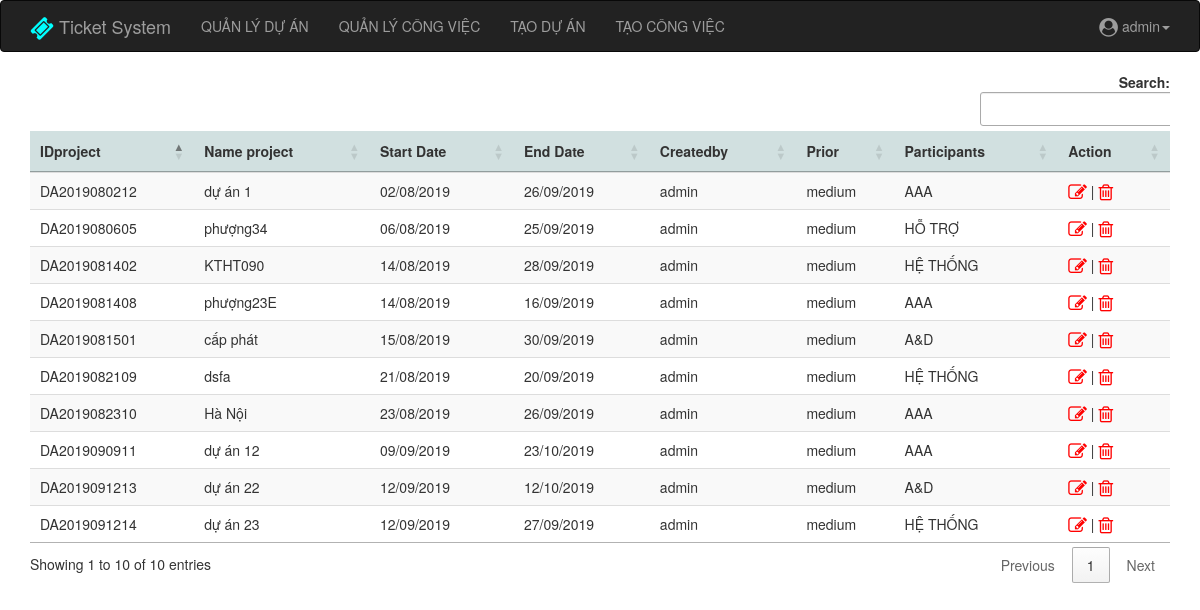
/project_list/ (signed in), run on the app's committed database.
### project/models.py (models this page shows, shortened)
class Project(models.Model):
    IDproject = models.CharField(max_length=100, unique=True)
    name = models.CharField(max_length=200)
    startDate = models.DateTimeField(auto_now=False, auto_now_add=False)
    endDate = models.DateTimeField(auto_now=False, auto_now_add=False)
    createdby = models.ForeignKey(User, on_delete=models.CASCADE, related_name='createdby')
    description = models.TextField(blank=True)
    prior = models.CharField(max_length=50, choices=prior_choices, default='medium')
    participants = models.ForeignKey(Group,on_delete=models.CASCADE,
                                     related_name='participants',null=True, blank=True)

### project/views.py (the view)
# urls.py: path('project_list/',views.project_list,name="project_list"),
@login_required(login_url='/login/')
def project_list(request):
    if request.user.is_authenticated:
        user = request.user
        if user.is_superuser:
            pros = Project.objects.all()
            return render(request, 'home.htm', {'pros': pros})
        else:
            team = list(User.objects.filter(username=user).values_list('groups__name',flat=True))
            pros = Project.objects.filter(participants__name =team[0])
            return render(request,'project_list_user.htm',{'pros':pros})

### project/templates/home.htm (shortened to what this page needs)
{% extends "base.htm" %}
{% block content %}
<div class="container">
    <div class="table-responsive">
            <table class="table table-striped" id="pro_Table">
                <thead class="thead-dark">
                    <tr style="background-color:#d1e0e0">
                        <th scope="col">IDproject</th>
                        <th scope="col">Name project</th>
                        <th scope="col">Start Date</th>
                        <th scope="col">End Date</th>
                        <th scope="col">Createdby</th>
                        <th scope="col">Prior</th>
                        <th scope="col">Participants</th>
                        <th scope="col">Action</th>
                    </tr>
                </thead>
                <tbody>
                    {% for pro in pros %}
                    <tr>
                        <td>{{pro.IDproject}} </td>
                        <td>{{pro.name}}</td>
                        <td>{{pro.startDate | date:'d/m/Y'}}</td>
                        <td>{{pro.endDate | date:'d/m/Y'}}</td>
                        <td>{{pro.createdby}}</td>
                        <td>{{pro.prior}}</td>
                        <td>{{pro.participants}}</td>
                        <td >
                            <a href="{%url 'edit_pro' pro.id %}"> <span class="fa fa-pencil-square-o fa-lg" aria-hidden="true"></span></a> |
                            <a id="exampleModal" href="{%url 'delete_pro' pro.id %}"> <span class="fa fa-trash-o fa-lg" aria-hidden="true"></span></a>
                        </td>
                    </tr>
                    {% endfor%}
                </tbody>
            </table>
    </div>
</div>
</div>
{% endblock content %}

### project/templates/base.htm (shortened to what this page needs)
<!DOCTYPE html>
<html lang="en">
<head>
  <link rel="stylesheet" href="https://maxcdn.bootstrapcdn.com/font-awesome/4.7.0/css/font-awesome.min.css">
  <link rel="stylesheet" href="https://maxcdn.bootstrapcdn.com/font-awesome/4.7.0/css/font-awesome.min.css">
  <link rel="stylesheet" type="text/css"
    href="https://cdnjs.cloudflare.com/ajax/libs/bootstrap-datetimepicker/4.17.43/css/bootstrap-datetimepicker.min.css">
  <link rel="stylesheet" type="text/css"
    href="https://cdnjs.cloudflare.com/ajax/libs/bootstrap-datetimepicker/4.17.43/css/bootstrap-datetimepicker-standalone.css">
  <link rel="stylesheet" href="https://maxcdn.bootstrapcdn.com/bootstrap/3.3.5/css/bootstrap.min.css">
  <link rel="stylesheet" href="https://unpkg.com/multiple-select@1.3.1/dist/multiple-select.min.css">
  <link rel="stylesheet" href="//code.jquery.com/ui/1.12.1/themes/base/jquery-ui.css">
  <link rel="stylesheet" href="https://cdn.datatables.net/1.10.19/css/jquery.dataTables.min.css">
  <link rel="stylesheet" href="https://cdn.datatables.net/buttons/1.5.6/css/buttons.dataTables.min.css">
  <link rel="stylesheet" href="https://cdnjs.cloudflare.com/ajax/libs/ion-rangeslider/2.3.0/css/ion.rangeSlider.min.css">
  <link rel="stylesheet" href="https://cdnjs.cloudflare.com/ajax/libs/Chart.js/2.8.0/Chart.css"
 />
</head>
<body>
  <div class="head">
    <nav class="navbar navbar-inverse">
      <div class="container">
        <div class="navbar-header">
          <a class="navbar-brand" href="{% url 'home' %}"><span class="fa fa-ticket fa-lg" aria-hidden="true"></span> Ticket System</a>
        </div>
        <ul class="nav navbar-nav" id="menu">
          <li class="#"><a href="{% url 'project_list'%}">QUẢN LÝ DỰ ÁN</a></li>
          <li class="#"><a href="{% url 'task_list_admin' %}">QUẢN LÝ CÔNG VIỆC</a></li>
          <li><a href="{% url 'addproject'%}">TẠO DỰ ÁN</a></li>
          <li><a href="{% url 'add_task' %}">TẠO CÔNG VIỆC</a></li>
        </ul>
        {% if user.is_authenticated %}
        <ul class="nav navbar-nav navbar-right">
          <li class="dropdown"><a class="dropdown-toggle" data-toggle="dropdown" href="#"><span class="fa fa-user-circle fa-lg"></span>  {{user}}<span
                class="caret"></span></a>
              {% else %}
              <li><a href="{% url 'login'%}"><span class="glyphicon glyphicon-log-in"></span> Login</a></li>
              {% endif %}
          </li>
        </ul>
      </div>
    </nav>
  </div>
  <div class="container-fluid">
    <div>
      {% block content %}
      {% endblock %}
    </div>
</body>
</html>

### project/templates/base.htm (style rules this page uses)
.nav { list-style-type: none; text-align: center; }
.fa-ticket { color: aqua; }

### project/templates/home.htm (style rules this page uses)
a { color: red; }

### data on the page
Project: IDproject "DA2019081501", name "cấp phát", startDate "15/08/2019", endDate "30/09/2019", createdby "admin", prior "medium", participants "A&D"
Project: IDproject "DA2019081402", name "KTHT090", startDate "14/08/2019", endDate "28/09/2019", createdby "admin", prior "medium", participants "HỆ THỐNG"
Project: IDproject "DA2019080605", name "phượng34", startDate "06/08/2019", endDate "25/09/2019", createdby "admin", prior "medium", participants "HỖ TRỢ"
Project: IDproject "DA2019081408", name "phượng23E", startDate "14/08/2019", endDate "16/09/2019", createdby "admin", prior "medium", participants "AAA"
Project: IDproject "DA2019082109", name "dsfa", startDate "21/08/2019", endDate "20/09/2019", createdby "admin", prior "medium", participants "HỆ THỐNG"
Project: IDproject "DA2019082310", name "Hà Nội", startDate "23/08/2019", endDate "26/09/2019", createdby "admin", prior "medium", participants "AAA"
Project: IDproject "DA2019090911", name "dự án 12", startDate "09/09/2019", endDate "23/10/2019", createdby "admin", prior "medium", participants "AAA"
Project: IDproject "DA2019080212", name "dự án 1", startDate "02/08/2019", endDate "26/09/2019", createdby "admin", prior "medium", participants "AAA"
Project: IDproject "DA2019091213", name "dự án 22", startDate "12/09/2019", endDate "12/10/2019", createdby "admin", prior "medium", participants "A&D"
Project: IDproject "DA2019091214", name "dự án 23", startDate "12/09/2019", endDate "27/09/2019", createdby "admin", prior "medium", participants "HỆ THỐNG"

### other printed values
{{ user }} "admin"
